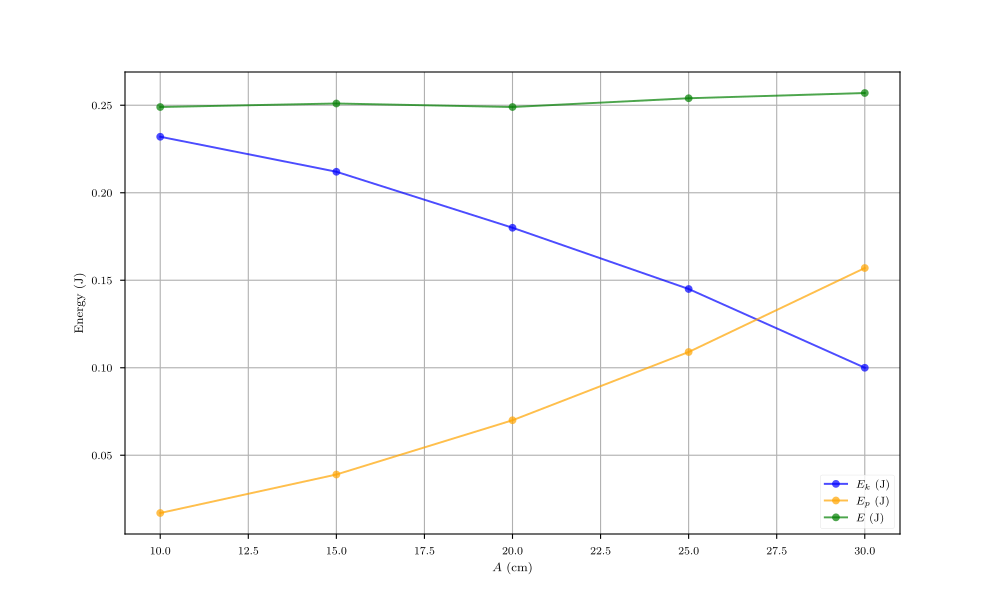

Write Python code to recreate this figure.
import numpy as np
import matplotlib.pyplot as plt
from sklearn.linear_model import LinearRegression
import matplotlib

plt.rcParams.update({
    "text.usetex": True,
    "font.family": "CMU Serif",
})
matplotlib.rcParams['mathtext.fontset'] = 'stix'
plt.style.use('seaborn-v0_8-paper')

# Data Preparation
a_values = np.array([10, 15, 20, 25, 30])
e_k_values = np.array([0.232, 0.212, 0.180, 0.145, 0.100])
e_p_values = np.array([0.017, 0.039, 0.070, 0.109, 0.157])
e_values = np.array([0.249, 0.251, 0.249, 0.254, 0.257])

# Create the plot
plt.figure(figsize=(10, 6))
plt.plot(a_values, e_k_values, marker='o', label='$E_k$ (J)', color='blue', alpha=0.7)
plt.plot(a_values, e_p_values, marker='o', label='$E_p$ (J)', color='orange', alpha=0.7)
plt.plot(a_values, e_values, marker='o', label='$E$ (J)', color='green', alpha=0.7)

# Customize the plot
plt.xlabel('$A$ (cm)')
plt.ylabel('Energy (J)')
plt.grid(True)
plt.legend()

plt.savefig("plot4.pdf")
